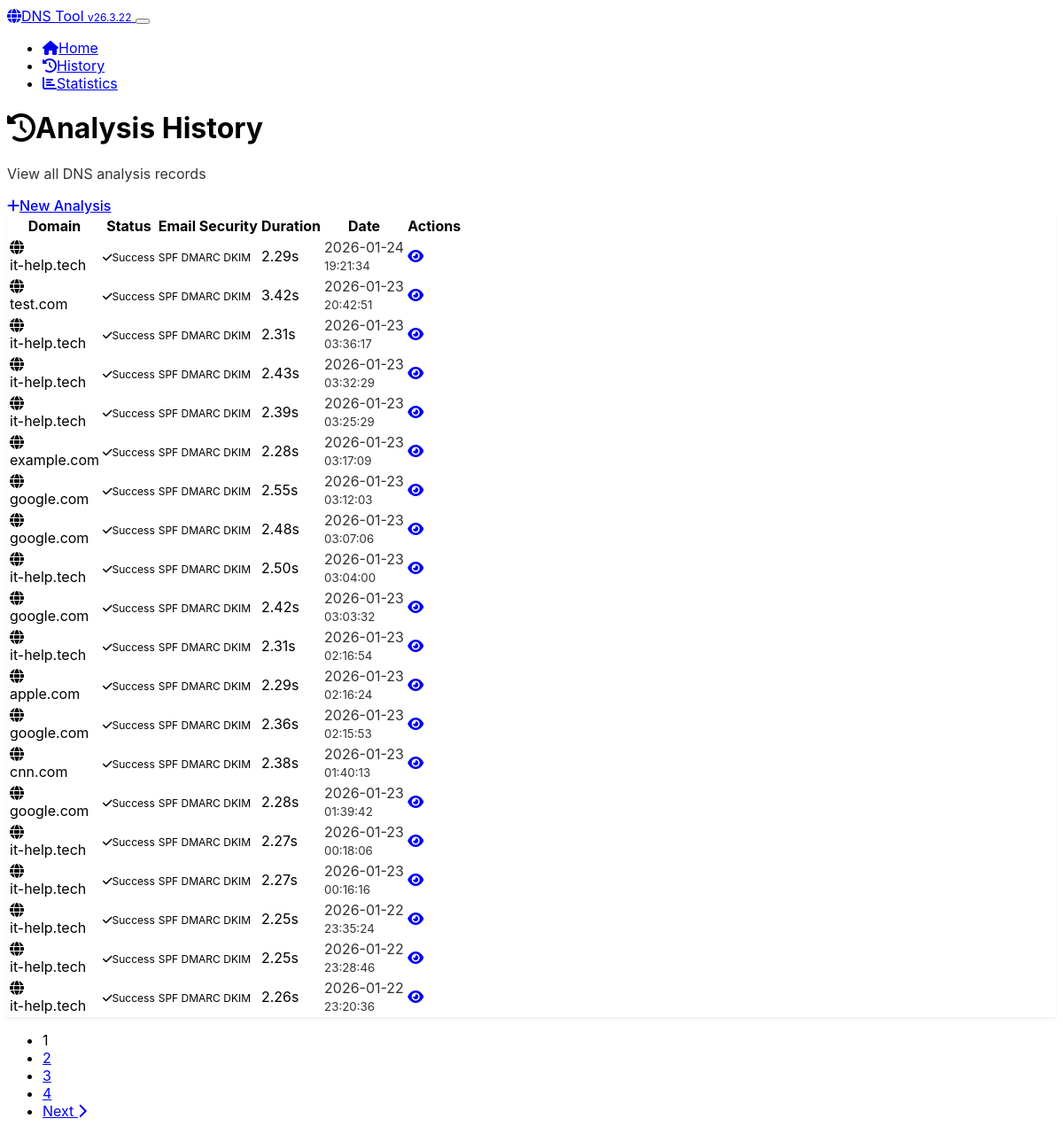
Before: /history with the older database file.
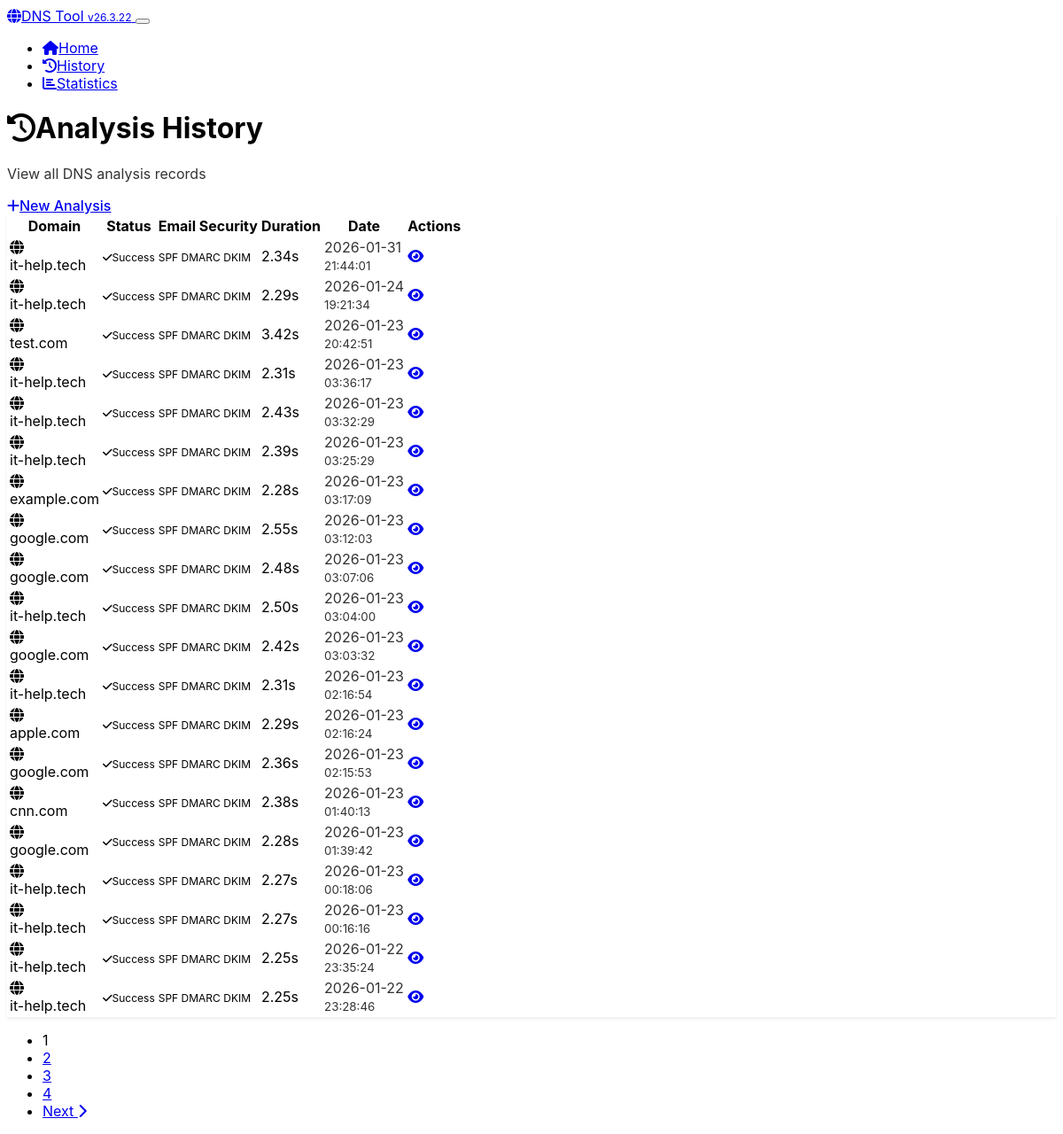
After: the same page with the newer database file.
### app.py (models this page shows, shortened)
class DomainAnalysis(db.Model):
    __tablename__ = 'domain_analyses'
    id = db.Column(db.Integer, primary_key=True)
    domain = db.Column(db.String(255), nullable=False, index=True)
    ascii_domain = db.Column(db.String(255), nullable=False)
    basic_records = db.Column(JSON)
    authoritative_records = db.Column(JSON)
    spf_status = db.Column(db.String(20))
    spf_records = db.Column(JSON)
    dmarc_status = db.Column(db.String(20))
    dmarc_policy = db.Column(db.String(20))
    dmarc_records = db.Column(JSON)
    dkim_status = db.Column(db.String(20))
    dkim_selectors = db.Column(JSON)
    registrar_name = db.Column(db.String(255))
    registrar_source = db.Column(db.String(20))
    analysis_success = db.Column(db.Boolean, default=True)
    error_message = db.Column(db.Text)
    analysis_duration = db.Column(db.Float)  # seconds
    created_at = db.Column(db.DateTime, default=datetime.utcnow, nullable=False)
    updated_at = db.Column(db.DateTime, default=datetime.utcnow, onupdate=datetime.utcnow)

### app.py (the view)
@app.route('/history')
def history():
    page = request.args.get('page', 1, type=int)
    per_page = 20
    analyses = DomainAnalysis.query.order_by(
        DomainAnalysis.created_at.desc()
    ).paginate(
        page=page, per_page=per_page, error_out=False
    )
    return render_template('history.html', analyses=analyses)

### app.py (called while the page is built)
@app.context_processor
def inject_version():
    return {'app_version': APP_VERSION}

### templates/history.html (shortened to what this page needs)
<!DOCTYPE html>
<html lang="en" data-bs-theme="dark">
<head>
    <link href="https://cdn.replit.com/agent/bootstrap-agent-dark-theme.min.css" rel="stylesheet">
    <link href="{{ url_for('static', filename='css/custom.css') }}" rel="stylesheet">
    <link rel="preload" href="https://cdnjs.cloudflare.com/ajax/libs/font-awesome/6.4.0/css/all.min.css" as="style" onload="this.onload=null;this.rel='stylesheet'">
</head>
<body>
    <nav class="navbar navbar-expand-lg navbar-dark bg-dark">
        <div class="container">
            <a class="navbar-brand" href="{{ url_for('index') }}">
                <i class="fas fa-globe me-2"></i>DNS Tool <span class="badge bg-secondary ms-1">v{{ app_version }}</span>
            </a>
            <button class="navbar-toggler" type="button" data-bs-toggle="collapse" data-bs-target="#navbarNav">
            </button>
            <div class="collapse navbar-collapse" id="navbarNav">
                <ul class="navbar-nav ms-auto">
                    <li class="nav-item">
                        <a class="nav-link" href="{{ url_for('index') }}">
                            <i class="fas fa-home me-1"></i>Home
                        </a>
                    </li>
                    <li class="nav-item">
                        <a class="nav-link active" href="{{ url_for('history') }}">
                            <i class="fas fa-history me-1"></i>History
                        </a>
                    </li>
                    <li class="nav-item">
                        <a class="nav-link" href="{{ url_for('stats') }}">
                            <i class="fas fa-chart-bar me-1"></i>Statistics
                        </a>
                    </li>
                </ul>
            </div>
        </div>
    </nav>
    <div class="container my-4">
        <div class="d-flex justify-content-between align-items-center mb-4">
            <div>
                <h1 class="h3 mb-1">
                    <i class="fas fa-history me-2"></i>Analysis History
                </h1>
                <p class="text-muted mb-0">View all DNS analysis records</p>
            </div>
            <a href="{{ url_for('index') }}" class="btn btn-primary">
                <i class="fas fa-plus me-2"></i>New Analysis
            </a>
        </div>
        {% if analyses.items %}
            <div class="card">
                <div class="card-body">
                    <div class="table-responsive">
                        <table class="table table-hover mb-0">
                            <thead>
                                <tr>
                                    <th>Domain</th>
                                    <th>Status</th>
                                    <th>Email Security</th>
                                    <th>Duration</th>
                                    <th>Date</th>
                                    <th>Actions</th>
                                </tr>
                            </thead>
                            <tbody>
                                {% for analysis in analyses.items %}
                                <tr>
                                    <td>
                                        <div class="d-flex align-items-center">
                                            <i class="fas fa-globe text-primary me-2"></i>
                                            <div>
                                                <div class="fw-medium">{{ analysis.domain }}</div>
                                            </div>
                                        </div>
                                    </td>
                                    <td>
                                        {% if analysis.analysis_success %}
                                            <span class="badge bg-success">
                                                <i class="fas fa-check me-1"></i>Success
                                            </span>
                                        {% else %}
                                            <span class="badge bg-danger">
                                                <i class="fas fa-times me-1"></i>Failed
                                            </span>
                                        {% endif %}
                                    </td>
                                    <td>
                                        <div class="d-flex gap-1">
                                            {% if analysis.spf_status %}
                                                <span class="badge bg-{{ 'success' if analysis.spf_status == 'success' else 'warning' if analysis.spf_status == 'warning' else 'danger' }}" title="SPF">
                                                    SPF
                                                </span>
                                            {% endif %}
                                            {% if analysis.dmarc_status %}
                                                <span class="badge bg-{{ 'success' if analysis.dmarc_status == 'success' else 'warning' if analysis.dmarc_status == 'warning' else 'danger' }}" title="DMARC">
                                                    DMARC
                                                </span>
                                            {% endif %}
                                            {% if analysis.dkim_status %}
                                                <span class="badge bg-{{ 'success' if analysis.dkim_status == 'success' else 'warning' }}" title="DKIM">
                                                    DKIM
                                                </span>
                                            {% endif %}
                                        </div>
                                    </td>
                                    <td>
                                        {% if analysis.analysis_duration %}
                                            {{ "%.2f"|format(analysis.analysis_duration) }}s
                                        {% else %}
                                            -
                                        {% endif %}
                                    </td>
                                    <td>
                                        <div class="text-muted">
                                            {{ analysis.created_at.strftime('%Y-%m-%d') }}<br>
                                            <small>{{ analysis.created_at.strftime('%H:%M:%S') }}</small>
                                        </div>
                                    </td>
                                    <td>
                                        <div class="btn-group" role="group">
                                            <a href="{{ url_for('view_analysis', analysis_id=analysis.id) }}"
                                               class="btn btn-sm btn-outline-primary" title="View Details">
                                                <i class="fas fa-eye"></i>
                                            </a>
                                        </div>
                                    </td>
                                </tr>
                                {% endfor %}
                            </tbody>
                        </table>
                    </div>
                </div>
            </div>
            {% if analyses.pages > 1 %}
                <nav aria-label="Analysis history pagination" class="mt-4">
                    <ul class="pagination justify-content-center">
                        {% for page_num in analyses.iter_pages() %}
                            {% if page_num %}
                                {% if page_num != analyses.page %}
                                    <li class="page-item">
                                        <a class="page-link" href="{{ url_for('history', page=page_num) }}">{{ page_num }}</a>
                                    </li>
                                {% else %}
                                    <li class="page-item active">
                                        <span class="page-link">{{ page_num }}</span>
                                    </li>
                                {% endif %}
                            {% else %}
                                <li class="page-item disabled">
                                    <span class="page-link">...</span>
                                </li>
                            {% endif %}
                        {% endfor %}
                        {% if analyses.has_next %}
                            <li class="page-item">
                                <a class="page-link" href="{{ url_for('history', page=analyses.next_num) }}">
                                    Next <i class="fas fa-chevron-right"></i>
                                </a>
                            </li>
                        {% endif %}
                    </ul>
                </nav>
            {% endif %}
        {% endif %}
    </div>
</body>
</html>

### static/css/custom.css (style rules this page uses)
:root { --code-bg: hsl(210, 11%, 15%); --code-border: hsl(210, 11%, 25%); --feature-icon-size: 3rem; }
body { font-family: -apple-system, BlinkMacSystemFont, 'Segoe UI', Roboto, sans-serif; }
.card { border: 1px solid var(--bs-border-color); box-shadow: 0 0.125rem 0.25rem rgba(0, 0, 0, 0.075); }
.badge { font-size: 0.75em; }
.btn { border-radius: 0.375rem; font-weight: 500; }
.text-muted { opacity: 0.8; }

Changed rows visible on the page:
no longer on this page (row unchanged): DomainAnalysis: domain "it-help.tech", analysis_success True (drawn), analysis_duration "2.26", created_at "2026-01-22", created_at "23:20:36"
added DomainAnalysis: domain "it-help.tech", analysis_success True (drawn), analysis_duration "2.34", created_at "2026-01-31", created_at "21:44:01"
